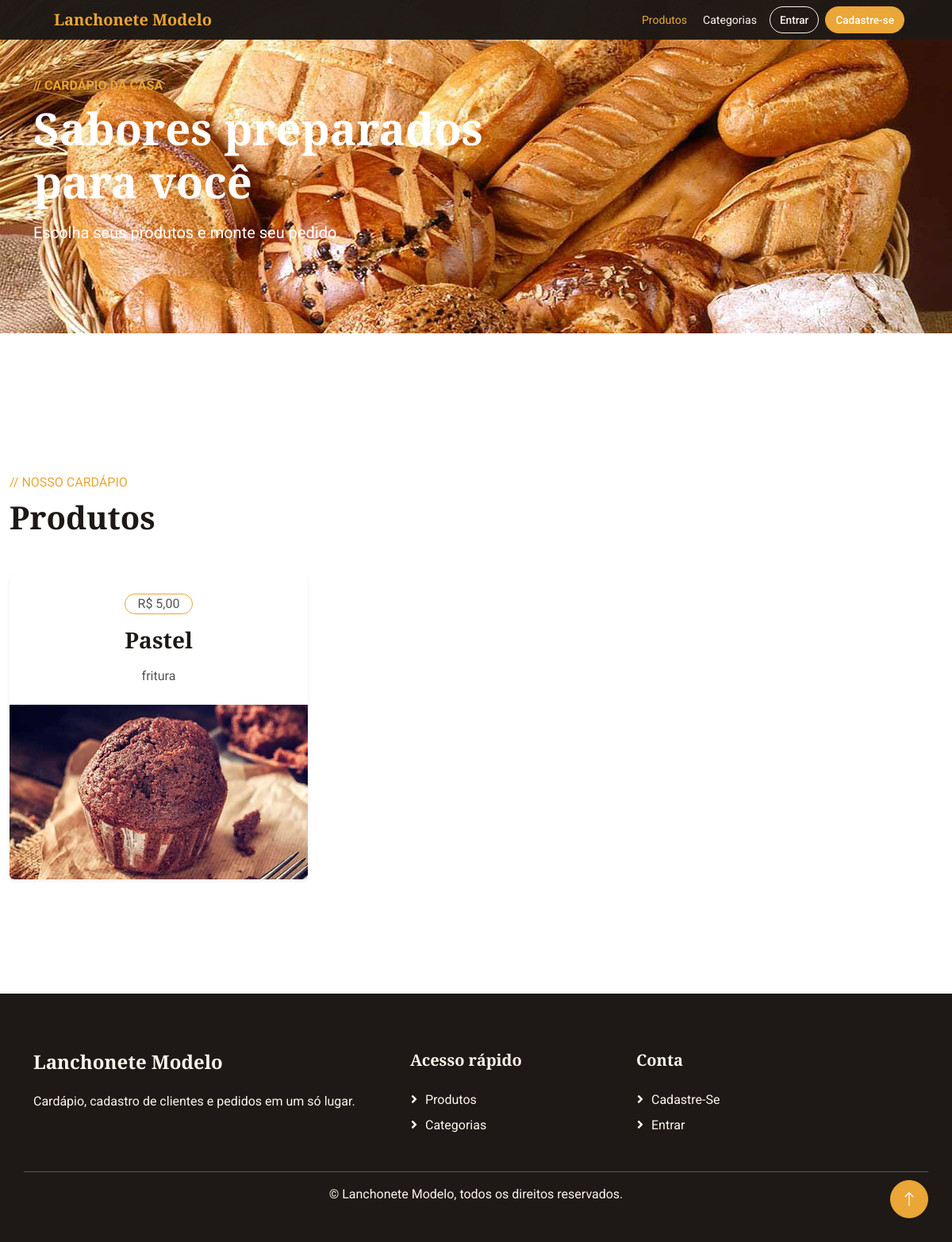
The page /produtos/ on the database as committed earlier.
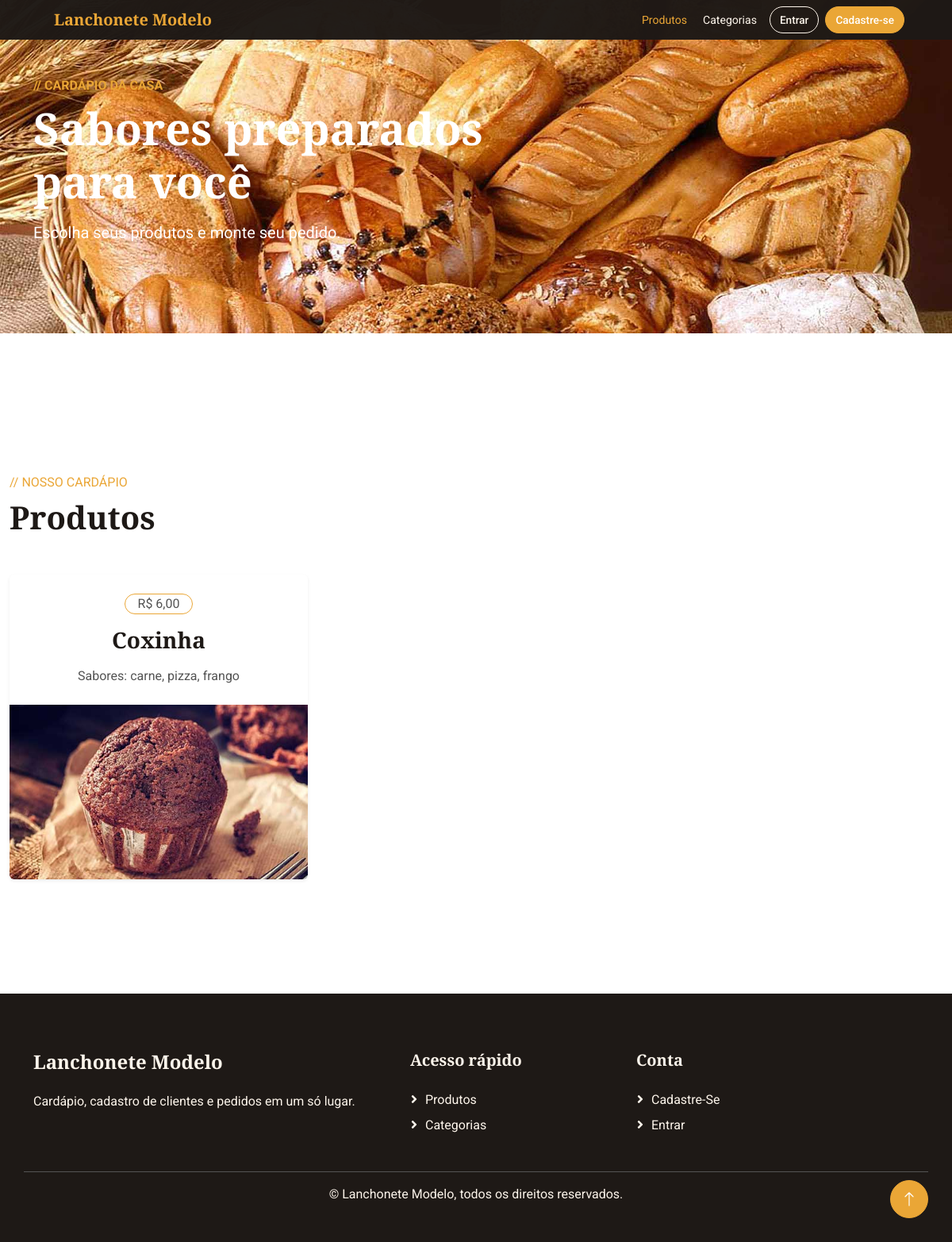
The same page on the database as committed later.
### produtos/models.py (models this page shows, shortened)
class Produto(models.Model):
    nome = models.CharField(max_length=100)
    preco = models.DecimalField(max_digits=12, decimal_places=2, validators=[MinValueValidator(Decimal("0"))])
    descricao = models.CharField(max_length=255)
    disponivel = models.BooleanField(default=True)
    imagem = models.ImageField(upload_to="produtos/", blank=True, null=True)
    categoria = models.ForeignKey(Categoria, on_delete=models.PROTECT)
    class Meta:
        constraints = [models.CheckConstraint(condition=models.Q(preco__gte=0), name="produto_preco_nao_negativo")]

### produtos/views.py (the view)
# urls.py: path("", RedirectView.as_view(pattern_name="listar_produtos"), name="inicio"),
@require_http_methods(["GET", "HEAD"])
def listar_produtos(request):
    produtos = Produto.objects.select_related("categoria").order_by("nome", "pk")
    return render(request, 'produtos/listar.html', {'produtos': produtos})

### produtos/templatetags/form_ui.py (called while the page is built)
@register.filter
def startswith(value, prefix):
    return bool(value and prefix and str(value).startswith(str(prefix)))

### produtos/templates/produtos/listar.html (shortened to what this page needs)
{% extends "base.html" %}{% load static %}
{% block hero %}<section class="container-fluid p-0 pb-5"><div class="position-relative"><img class="img-fluid w-100" style="max-height:420px;object-fit:cover" src="{% static 'baker/img/carousel-1.jpg' %}" alt="Produtos da Lanchonete Modelo"><div class="position-absolute top-50 start-0 translate-middle-y w-100"><div class="container"><div class="col-lg-7"><p class="text-primary text-uppercase fw-bold mb-2">// Cardápio da casa</p><h1 class="display-4 text-white mb-3">Sabores preparados para você</h1><p class="text-white fs-5">Escolha seus produtos e monte seu pedido.</p></div></div></div></div></section>{% endblock %}
{% block content %}<div class="d-flex flex-wrap justify-content-between align-items-center mb-5"><div><p class="text-primary text-uppercase mb-2">// Nosso cardápio</p><h1 class="display-6 mb-0">Produtos</h1></div>{% if perms.produtos.add_produto %}<a class="btn btn-primary rounded-pill" href="{% url 'criar_produto' %}">Novo produto</a>{% endif %}</div><div class="row g-4">{% for produto in produtos %}{% include "includes/product_card.html" %}{% empty %}<div class="col-12"><div class="alert alert-info">Nenhum produto cadastrado.</div></div>{% endfor %}</div>{% endblock %}

### templates/includes/product_card.html (shortened to what this page needs)
<div class="col-lg-4 col-md-6"><article class="product-item d-flex flex-column bg-white rounded overflow-hidden h-100 shadow-sm"><div class="text-center p-4"><div class="d-inline-block border border-primary rounded-pill px-3 mb-3">R$ {{ produto.preco|floatformat:2 }}</div><h3 class="mb-3">{{ produto.nome }}</h3><span>{{ produto.descricao }}</span></div><div class="position-relative mt-auto">{% include "includes/product_image.html" %}</div></article></div>

### templates/includes/product_image.html
{% load static %}{% if produto.imagem %}<img class="img-fluid" src="{{ produto.imagem.url }}" alt="{{ produto.nome }}" data-fallback="{% static 'baker/img/product-1.jpg' %}">{% else %}<img class="img-fluid" src="{% static 'baker/img/product-1.jpg' %}" alt="{{ produto.nome }}">{% endif %}

Rows that differ between the two databases and show on the page:
removed Produto: preco "5,00", nome "Pastel", descricao "fritura"
added Produto: preco "6,00", nome "Coxinha", descricao "Sabores: carne, pizza, frango"
